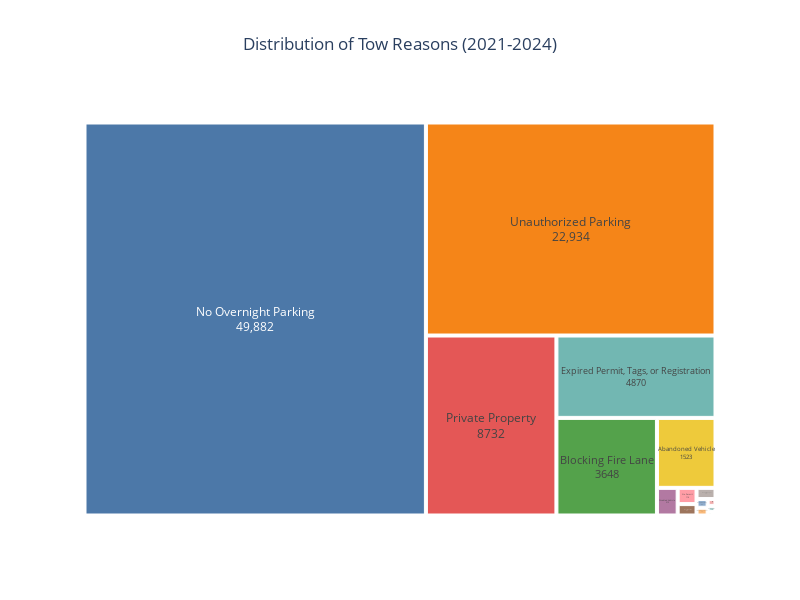

Notebook cell for this chart:
### Code cell
import plotly.express as px

# Group the data by reason and count frequencies
reason_counts = df['Reason for tow'].value_counts().reset_index()
reason_counts.columns = ['Reason', 'Count']

# Create treemap
fig = px.treemap(
    reason_counts,
    path=['Reason'],
    values='Count',
    title='Distribution of Tow Reasons (2021-2024)',
    color_discrete_sequence=px.colors.qualitative.T10
)

# Update layout
fig.update_layout(
    width=800,
    height=600,
    title_x=0.5,  # Center the title
)

# Update traces to show both reason and count in hover text
fig.update_traces(
    textinfo='label+value',
    hovertemplate='<b>%{label}</b><br>Count: %{value}<extra></extra>',
    textposition="middle center",  # Center the text
    textfont=dict(size=12)
)

fig.show()

fig.write_html('tow_reason_treemap.html')

### Figure 1 — Plotly figure (JSON) as saved in the notebook; plotly's stock layout.template omitted (floating-point values rounded to 4 significant figures)
{"data": [{"branchvalues": "total", "domain": {"x": [0, 1], "y": [0, 1]}, "hovertemplate": "<b>%{label}</b><br>Count: %{value}<extra></extra>", "ids": ["Abandoned Vehicle", "Blocking Fire Lane", "Disabled Vehicle", "Double Parking", "Expired Permit, Tags, or Registration", "Fake permit", "Handicap Spot", "Invalid Permit", "Management request", "No Overnight Parking", "No Permit", "Parking Unpaid", "Private Property", "Stolen", "Unauthorized Parking", "Unknown", "Visitor Parking Violation"], "labels": ["Abandoned Vehicle", "Blocking Fire Lane", "Disabled Vehicle", "Double Parking", "Expired Permit, Tags, or Registration", "Fake permit", "Handicap Spot", "Invalid Permit", "Management request", "No Overnight Parking", "No Permit", "Parking Unpaid", "Private Property", "Stolen", "Unauthorized Parking", "Unknown", "Visitor Parking Violation"], "name": "", "parents": ["", "", "", "", "", "", "", "", "", "", "", "", "", "", "", "", ""], "textfont": {"size": 12}, "textinfo": "label+value", "textposition": "middle center", "type": "treemap", "values": [1523, 3648, 213, 36, 4870, 1, 79, 80, 20, 49882, 114, 6, 8732, 3, 22934, 18, 32]}], "layout": {"height": 600, "legend": {"tracegroupgap": 0}, "title": {"text": "Distribution of Tow Reasons (2021-2024)", "x": 0.5}, "treemapcolorway": ["#4C78A8", "#F58518", "#E45756", "#72B7B2", "#54A24B", "#EECA3B", "#B279A2", "#FF9DA6", "#9D755D", "#BAB0AC"], "width": 800}}
